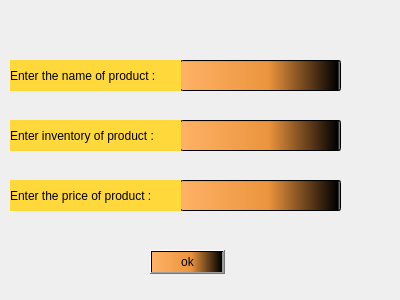
<?xml version="1.0" encoding="UTF-8"?>
<ui version="4.0">
 <class>add_information_product</class>
 <widget class="QDialog" name="add_information_product">
  <property name="geometry">
   <rect>
    <x>0</x>
    <y>0</y>
    <width>400</width>
    <height>300</height>
   </rect>
  </property>
  <property name="windowTitle">
   <string>Dialog</string>
  </property>
  <property name="styleSheet">
   <string notr="true">background-color: qconicalgradient(cx:0.5, cy:0.5, angle:0, stop:0 rgba(35, 40, 3, 255), stop:0.16 rgba(136, 106, 22, 255), stop:0.225 rgba(166, 140, 41, 255), stop:0.285 rgba(204, 181, 74, 255), stop:0.345 rgba(235, 219, 102, 255), stop:0.415 rgba(245, 236, 112, 255), stop:0.52 rgba(209, 190, 76, 255), stop:0.57 rgba(187, 156, 51, 255), stop:0.635 rgba(168, 142, 42, 255), stop:0.695 rgba(202, 174, 68, 255), stop:0.75 rgba(218, 202, 86, 255), stop:0.815 rgba(208, 187, 73, 255), stop:0.88 rgba(187, 156, 51, 255), stop:0.935 rgba(137, 108, 26, 255), stop:1 rgba(35, 40, 3, 255));</string>
  </property>
  <widget class="QLineEdit" name="lineEdit_2">
   <property name="geometry">
    <rect>
     <x>180</x>
     <y>60</y>
     <width>161</width>
     <height>31</height>
    </rect>
   </property>
   <property name="styleSheet">
    <string notr="true">background-color: qlineargradient(spread:pad, x1:0, y1:0, x2:1, y2:0, stop:0 rgba(255, 178, 102, 255), stop:0.55 rgba(235, 148, 61, 255), stop:0.98 rgba(0, 0, 0, 255), stop:1 rgba(0, 0, 0, 0));
font: 700 italic 10pt &quot;Segoe UI&quot;;

</string>
   </property>
  </widget>
  <widget class="QLineEdit" name="lineEdit_3">
   <property name="geometry">
    <rect>
     <x>180</x>
     <y>120</y>
     <width>161</width>
     <height>31</height>
    </rect>
   </property>
   <property name="styleSheet">
    <string notr="true">background-color: qlineargradient(spread:pad, x1:0, y1:0, x2:1, y2:0, stop:0 rgba(255, 178, 102, 255), stop:0.55 rgba(235, 148, 61, 255), stop:0.98 rgba(0, 0, 0, 255), stop:1 rgba(0, 0, 0, 0));
font: 700 italic 10pt &quot;Segoe UI&quot;;
</string>
   </property>
  </widget>
  <widget class="QLineEdit" name="lineEdit_4">
   <property name="geometry">
    <rect>
     <x>180</x>
     <y>180</y>
     <width>161</width>
     <height>31</height>
    </rect>
   </property>
   <property name="styleSheet">
    <string notr="true">background-color: qlineargradient(spread:pad, x1:0, y1:0, x2:1, y2:0, stop:0 rgba(255, 178, 102, 255), stop:0.55 rgba(235, 148, 61, 255), stop:0.98 rgba(0, 0, 0, 255), stop:1 rgba(0, 0, 0, 0));
font: 700 italic 10pt &quot;Segoe UI&quot;;
</string>
   </property>
  </widget>
  <widget class="QLabel" name="label">
   <property name="geometry">
    <rect>
     <x>10</x>
     <y>60</y>
     <width>171</width>
     <height>31</height>
    </rect>
   </property>
   <property name="styleSheet">
    <string notr="true">background-color: rgb(85, 85, 127);
background-color: rgb(255, 216, 60);
font: 700 italic 10pt &quot;Segoe UI&quot;;</string>
   </property>
   <property name="text">
    <string>Enter the name of product :</string>
   </property>
  </widget>
  <widget class="QLabel" name="label_3">
   <property name="geometry">
    <rect>
     <x>10</x>
     <y>120</y>
     <width>171</width>
     <height>31</height>
    </rect>
   </property>
   <property name="styleSheet">
    <string notr="true">background-color: rgb(85, 85, 127);
background-color: rgb(255, 216, 60);
font: 700 italic 10pt &quot;Segoe UI&quot;;</string>
   </property>
   <property name="text">
    <string>Enter inventory of product :</string>
   </property>
  </widget>
  <widget class="QLabel" name="label_2">
   <property name="geometry">
    <rect>
     <x>10</x>
     <y>180</y>
     <width>171</width>
     <height>31</height>
    </rect>
   </property>
   <property name="styleSheet">
    <string notr="true">background-color: rgb(85, 85, 127);
background-color: rgb(255, 216, 60);
font: 700 italic 10pt &quot;Segoe UI&quot;;</string>
   </property>
   <property name="text">
    <string>Enter the price of product :</string>
   </property>
  </widget>
  <widget class="QPushButton" name="pushButton">
   <property name="geometry">
    <rect>
     <x>150</x>
     <y>250</y>
     <width>75</width>
     <height>24</height>
    </rect>
   </property>
   <property name="styleSheet">
    <string notr="true">font: 700 italic 10pt &quot;Segoe UI&quot;;
background-color: qlineargradient(spread:pad, x1:0, y1:0, x2:1, y2:0, stop:0 rgba(255, 178, 102, 255), stop:0.55 rgba(235, 148, 61, 255), stop:0.98 rgba(0, 0, 0, 255), stop:1 rgba(0, 0, 0, 0));</string>
   </property>
   <property name="text">
    <string>ok</string>
   </property>
  </widget>
 </widget>
 <resources/>
 <connections>
  <connection>
   <sender>pushButton</sender>
   <signal>clicked()</signal>
   <receiver>add_information_product</receiver>
   <slot>close()</slot>
   <hints>
    <hint type="sourcelabel">
     <x>216</x>
     <y>265</y>
    </hint>
    <hint type="destinationlabel">
     <x>274</x>
     <y>251</y>
    </hint>
   </hints>
  </connection>
 </connections>
</ui>
